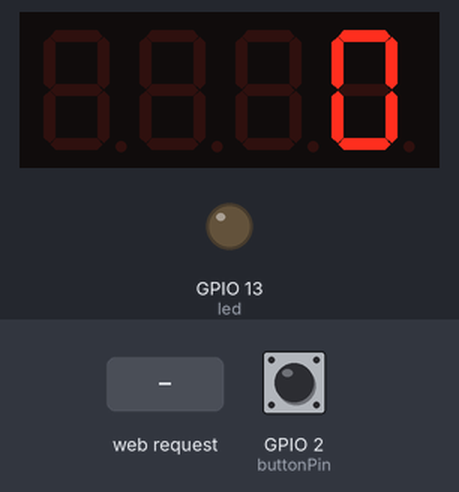
A sketch run on a simulated ESP8266 (NodeMCU). Parts: 4-digit seven-segment display, output pins drawn as LEDs (lit = HIGH). The inputs (shaded band) are chosen by the test bench; at power-on: GPIO 2 (buttonPin) LOW. WiFi joins after 1.5 s; servers stay silent unless stated; what the sketch prints to the serial monitor is not drawn.

Above: at 2.7 s.
2.8 s: HTTP request GET /?minutes=1 received
At 4.0 s:
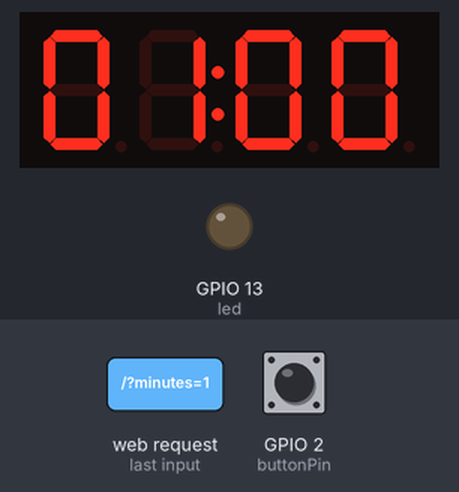
4.3 s: HTTP request GET /?minutes=120 received
At 5.4 s:
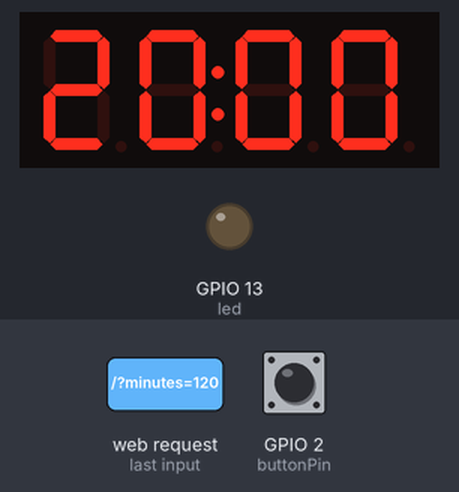
Timing chart, 0 to 7.3 s (numbered marks = the images above; inputs shaded):
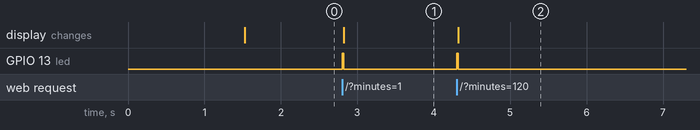

The sketch:

Take1.ino
```cpp
#include <WebSockets.h>
#include <WebSocketsClient.h>
#include <WebSocketsServer.h>


#include <ESP8266WiFi.h>
#include <WiFiClient.h>
#include <ESP8266WebServer.h>
#include <ESP8266mDNS.h>
#include <Wire.h>

#include <TM1637Display.h>


#ifndef STASSID
#define STASSID "WifiGameClock"
#define STAPSK  "chronometro"
#endif


const int CLK = 4; //Set the CLK pin connection to the display
const int DIO = 5; //Set the DIO pin connection to the display
const int buttonPin = 2;
const char *ssid = STASSID;
const char *password = STAPSK;

ESP8266WebServer server(80);
WebSocketsServer webSocket(81);

const int led = 13;
int TimeLeft = 0; //in millis
int LastLoop = 0;
bool IsRunning = false;

const int wifiTimeout = 20000; //millis
TM1637Display display(CLK, DIO);  //set up the 4-Digit Display.

void handleRoot() {
  digitalWrite(led, 1);
  char temp[500];
  int minutes = 0;
  int seconds = 0;
  if(server.arg("minutes") != ""){
    minutes = server.arg("minutes").toInt();
  }
  if(server.arg("seconds") != ""){
    seconds = server.arg("seconds").toInt();
  }
  if(minutes != 0 || seconds != 0){
    IsRunning = false;
    TimeLeft = (minutes * 60 + seconds) * 1000;
    showTimeLeft();
  }

  snprintf(temp, 500,"<html><head><title>ESP8266 Demo</title><style>body { font-family: Arial, Helvetica, Sans-Serif; Color: #000008; }</style></head>  <body>  <h1>Game Clock Setup</h1>  <form id=\"clock-setup\" action=\"\" method=\"get\">      <label>Minutes</label> <input name=\"minutes\" type=\"number\" min=\"0\" max=\"99\" />    <label>Seconds</label> <input name=\"seconds\" type=\"number\" min=\"0\" max=\"59\" />    <button type=\"submit\">Start</button>  </form>  </body></html>");
  server.send(200, "text/html", temp);
  digitalWrite(led, 0);
}

void handleNotFound() {
  digitalWrite(led, 1);
  String message = "File Not Found\n\n";
  message += "URI: ";
  message += server.uri();
  message += "\nMethod: ";
  message += (server.method() == HTTP_GET) ? "GET" : "POST";
  message += "\nArguments: ";
  message += server.args();
  message += "\n";

  for (uint8_t i = 0; i < server.args(); i++) {
    message += " " + server.argName(i) + ": " + server.arg(i) + "\n";
  }

  server.send(404, "text/plain", message);
  digitalWrite(led, 0);
}

void setup(void) {

  display.setBrightness(0x0a);  //set the diplay to maximum brightness
  pinMode(led, OUTPUT);
  pinMode(buttonPin, INPUT);
  digitalWrite(led, 0);
  Serial.begin(115200);
  WiFi.mode(WIFI_STA);
  WiFi.begin(ssid, password);
  Serial.println("");

  // Wait for connection
  IPAddress myIP;
  while (WiFi.status() != WL_CONNECTED && millis() < wifiTimeout ) {
    delay(500);
    Serial.print(".");
  }
  if(WiFi.status() != WL_CONNECTED){

      WiFi.softAP("ESPap", password);
      myIP = WiFi.softAPIP();
  }
  else{
    Serial.println("");
    Serial.print("Connected to ");
    Serial.println(ssid);
    myIP = WiFi.localIP();
  }
    startWebSocket();
    Serial.print("IP address: ");
    Serial.println(myIP);
    //would be nice to figure out how to display ip on 4 digit display
    display.showNumberDec(0);


  if (MDNS.begin("patricksesp8266")) {
    Serial.println("MDNS responder started");
  }

  server.on("/", handleRoot);
  server.on("/inline", []() {
    server.send(200, "text/plain", "this works as well");
  });
  server.onNotFound(handleNotFound);
  server.begin();
  Serial.println("HTTP server started");
}

void showTimeLeft(){
  int secondsLeft = (TimeLeft)/ 1000;
  int numberToDisplay = 100 * (secondsLeft / 60) + secondsLeft % 60;
  display.showNumberDecEx(numberToDisplay, 0b01000000, true);
}

void startWebSocket() { // Start a WebSocket server
  webSocket.begin();                          // start the websocket server
  webSocket.onEvent(webSocketEvent);          // if there's an incomming websocket message, go to function 'webSocketEvent'
  Serial.println("WebSocket server started.");
}

void webSocketEvent(uint8_t num, WStype_t type, uint8_t * payload, size_t lenght) { // When a WebSocket message is received
  switch (type) {
    case WStype_DISCONNECTED:             // if the websocket is disconnected
      Serial.printf("[%u] Disconnected!\n", num);
      break;
    case WStype_CONNECTED: {              // if a new websocket connection is established
        IPAddress ip = webSocket.remoteIP(num);
        Serial.printf("[%u] Connected from %d.%d.%d.%d url: %s\n", num, ip[0], ip[1], ip[2], ip[3], payload);
      }
      break;
    case WStype_TEXT:                     // if new text data is received
      Serial.printf("[%u] get Text: %s\n", num, payload);
      if (strncmp((const char*)payload, "StartTimer", 10) == 0) {
        LastLoop = millis();
        IsRunning = true;
      }
      break;
  }
}

void loop(void) {
  server.handleClient();
  webSocket.loop();
  MDNS.update();

  if(digitalRead(buttonPin) == HIGH)
  {
    IsRunning = false;
  }
  if(TimeLeft > 0 and IsRunning == true){
    int thisLoop = millis();
    if(LastLoop == 0){
      LastLoop = thisLoop;
    }
    TimeLeft = TimeLeft - (thisLoop - LastLoop);
    LastLoop = thisLoop;
    showTimeLeft();

  }


}
```

Measured:
- after the input at 2.8 s, GPIO 13 (led): LOW → HIGH at once, → LOW 0.02 s later; the display: changes at once (image 1)
- after the input at 4.3 s, GPIO 13 (led): LOW → HIGH at once, → LOW 0.02 s later; the display: changes at once (image 2)
